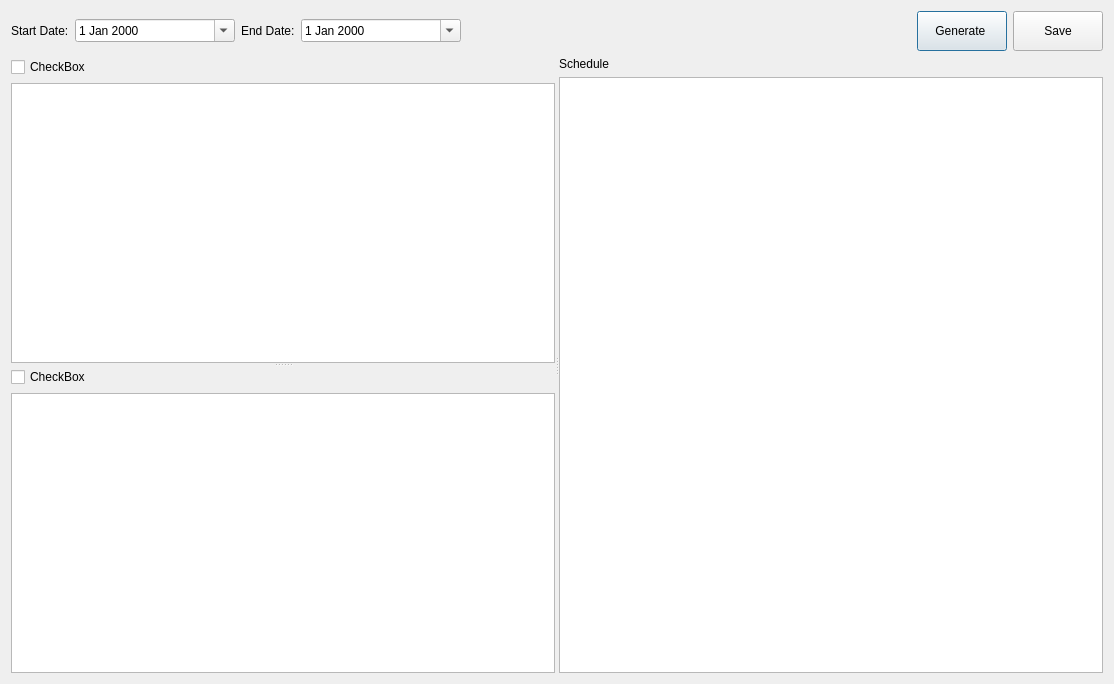
<?xml version="1.0" encoding="UTF-8"?>
<ui version="4.0">
 <class>dlgSchedule</class>
 <widget class="QDialog" name="dlgSchedule">
  <property name="geometry">
   <rect>
    <x>0</x>
    <y>0</y>
    <width>1114</width>
    <height>684</height>
   </rect>
  </property>
  <property name="windowTitle">
   <string>Dialog</string>
  </property>
  <layout class="QVBoxLayout" name="verticalLayout_4" stretch="0,1">
   <item>
    <layout class="QHBoxLayout" name="horizontalLayout_2">
     <item>
      <layout class="QGridLayout" name="gridLayout" columnstretch="0,1,0,1">
       <item row="0" column="0">
        <widget class="QLabel" name="label">
         <property name="text">
          <string>Start Date:</string>
         </property>
        </widget>
       </item>
       <item row="0" column="1">
        <widget class="QDateEdit" name="edtStartDate">
         <property name="calendarPopup">
          <bool>true</bool>
         </property>
        </widget>
       </item>
       <item row="0" column="2">
        <widget class="QLabel" name="label_2">
         <property name="text">
          <string>End Date:</string>
         </property>
        </widget>
       </item>
       <item row="0" column="3">
        <widget class="QDateEdit" name="edtEndDate">
         <property name="calendarPopup">
          <bool>true</bool>
         </property>
        </widget>
       </item>
      </layout>
     </item>
     <item>
      <spacer name="horizontalSpacer">
       <property name="orientation">
        <enum>Qt::Horizontal</enum>
       </property>
       <property name="sizeHint" stdset="0">
        <size>
         <width>40</width>
         <height>20</height>
        </size>
       </property>
      </spacer>
     </item>
     <item>
      <layout class="QHBoxLayout" name="horizontalLayout">
       <item>
        <widget class="QPushButton" name="btnGenerate">
         <property name="minimumSize">
          <size>
           <width>90</width>
           <height>40</height>
          </size>
         </property>
         <property name="text">
          <string>Generate </string>
         </property>
        </widget>
       </item>
       <item>
        <widget class="QPushButton" name="btnSave">
         <property name="minimumSize">
          <size>
           <width>90</width>
           <height>40</height>
          </size>
         </property>
         <property name="text">
          <string>Save</string>
         </property>
        </widget>
       </item>
      </layout>
     </item>
    </layout>
   </item>
   <item>
    <widget class="QSplitter" name="spMain">
     <property name="orientation">
      <enum>Qt::Horizontal</enum>
     </property>
     <widget class="QSplitter" name="splitter">
      <property name="orientation">
       <enum>Qt::Vertical</enum>
      </property>
      <widget class="QWidget" name="">
       <layout class="QVBoxLayout" name="verticalLayout">
        <item>
         <widget class="QCheckBox" name="checkBox">
          <property name="text">
           <string>CheckBox</string>
          </property>
         </widget>
        </item>
        <item>
         <widget class="QListWidget" name="lwHours"/>
        </item>
       </layout>
      </widget>
      <widget class="QWidget" name="">
       <layout class="QVBoxLayout" name="verticalLayout_2">
        <item>
         <widget class="QCheckBox" name="checkBox_2">
          <property name="text">
           <string>CheckBox</string>
          </property>
         </widget>
        </item>
        <item>
         <widget class="QListWidget" name="lwItemTypes"/>
        </item>
       </layout>
      </widget>
     </widget>
     <widget class="QWidget" name="">
      <layout class="QVBoxLayout" name="verticalLayout_3">
       <item>
        <widget class="QLabel" name="label_5">
         <property name="text">
          <string>Schedule</string>
         </property>
        </widget>
       </item>
       <item>
        <widget class="QTableWidget" name="twSchedule">
         <property name="selectionMode">
          <enum>QAbstractItemView::SingleSelection</enum>
         </property>
         <property name="selectionBehavior">
          <enum>QAbstractItemView::SelectRows</enum>
         </property>
        </widget>
       </item>
      </layout>
     </widget>
    </widget>
   </item>
  </layout>
  <zorder>label</zorder>
  <zorder>label_2</zorder>
  <zorder>edtStartDate</zorder>
  <zorder>edtEndDate</zorder>
  <zorder>btnGenerate</zorder>
  <zorder>twSchedule</zorder>
  <zorder>btnSave</zorder>
  <zorder>lwHours</zorder>
  <zorder>lwItemTypes</zorder>
  <zorder>btnSave</zorder>
  <zorder>btnGenerate</zorder>
  <zorder>btnGenerate</zorder>
  <zorder>btnGenerate</zorder>
  <zorder>checkBox</zorder>
  <zorder>checkBox_2</zorder>
  <zorder>label_5</zorder>
 </widget>
 <resources/>
 <connections/>
</ui>
